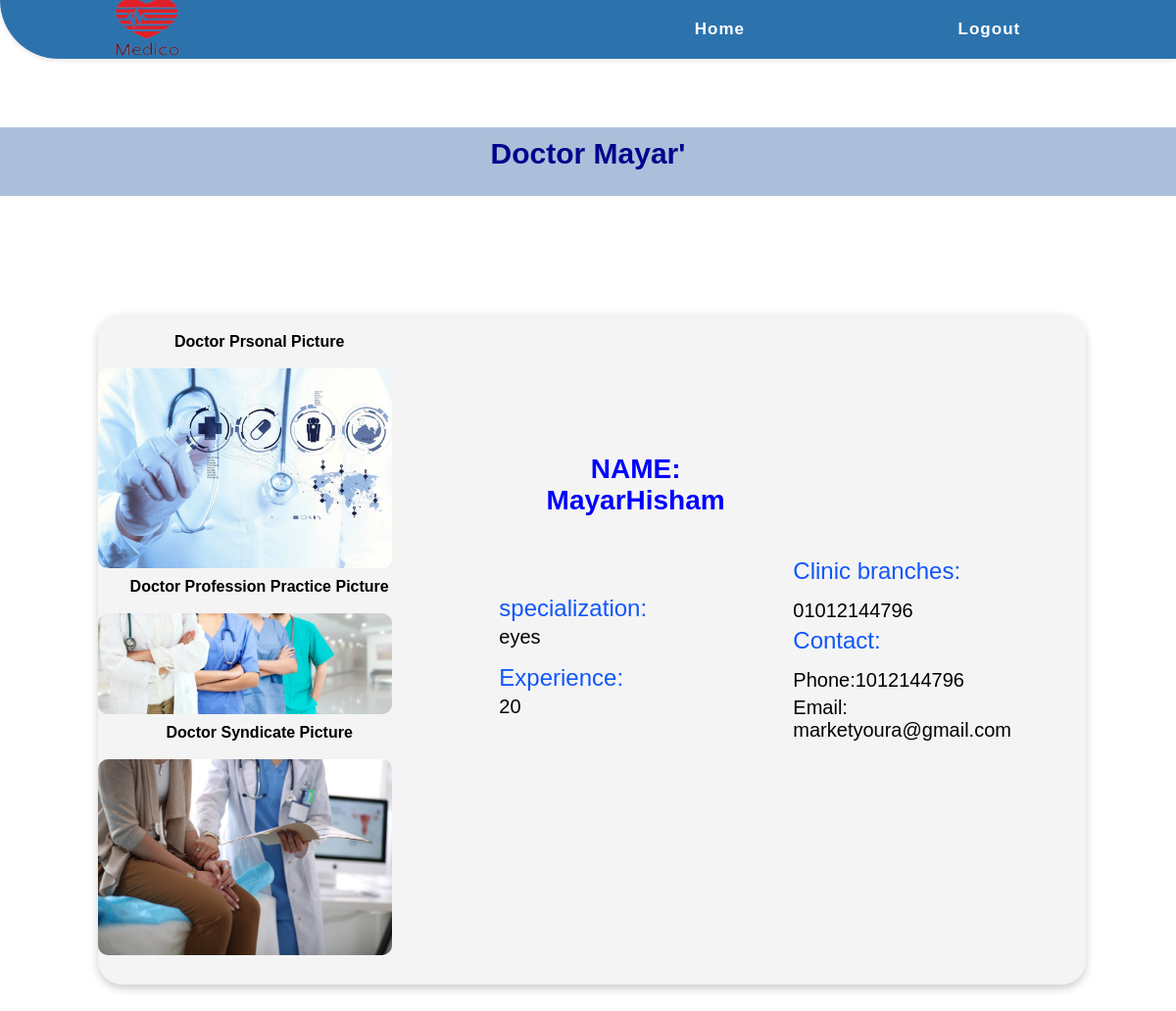
The page /admin/vieww_doctor_profile_from_admin.php?view=13 on the database its author committed.
### tables this page shows
CREATE TABLE `doctors` (
  `id` int(11) NOT NULL,
  `dfirst_name` varchar(255) NOT NULL,
  `dlast_name` varchar(255) NOT NULL,
  `date_of_birth` date NOT NULL,
  `profession_practice` mediumtext DEFAULT NULL,
  `years_of_exp` int(11) NOT NULL,
  `daddress` varchar(255) NOT NULL,
  `phone` int(11) NOT NULL,
  `doctor_syndicate` mediumtext DEFAULT NULL,
  `email` varchar(255) NOT NULL,
  `specialization` varchar(255) NOT NULL,
  `password` int(11) NOT NULL,
  `image` mediumtext DEFAULT NULL,
  `accepted` varchar(255) NOT NULL,
  `blocked` varchar(255) NOT NULL
);

### admin/vieww_doctor_profile_from_admin.php (the view, shortened to what this page needs)
<?php
include "../shared/conn.php";
if(isset($_GET['view'])){
    $view="SELECT * FROM `doctors` where id= '".$_GET['view']."'";
    $e = mysqli_query($connect , $view);
        $row = mysqli_fetch_assoc($e);
?>
<!DOCTYPE html>
<html lang="en">
<head>
    <link rel="stylesheet" href="../CSS/style.css">
    <link rel="stylesheet" href="../CSS/footer.css">
    <link rel="stylesheet" href="../CSS/The Electronic Medical History.css">
    <link rel="stylesheet" href="../CSS/edit_doctor_profile_from_admin.css">
</head>
<body>
    <nav>
        <div class="logo">
            <a href="#"><img src="../Images/Medico_Logo_2_Final-removebg-preview-1.png" height="100px" width="200px" alt="Medico Logo"></a>
        </div>
        <ul class="nav-links">
            <li><a href="./admin_home.php">Home</a></li>
            <li><a href="../shared/login.php?bbye='1'">Logout</a></li>
        </ul>
    </nav>
    <h1 class="h1_text" id="Requests">Doctor <?php echo $row['dfirst_name']; ?>'</h1>
    <div class="conent">
        <div class="card_doctor">
            <div class="image">
                <h4>Doctor Prsonal Picture</h4>
                <br>
            <img src="../upload/<?php echo $row['image'] ?>" alt="Doctor's photo">
            <h4>Doctor Profession Practice Picture</h4>
            <br>
            <img src="../upload/<?php echo $row['profession_practice'] ?>" alt="Doctor's photo">
            <h4>Doctor Syndicate Picture</h4>
            <br>
            <img src="../upload/<?php echo $row['doctor_syndicate'] ?>" alt="Doctor's photo">
            </div>
            <div class="details">
                <h2 style="text-align: center; margin-top: -100px; margin-bottom:80px; margin-right: 300px;">NAME:
                <?php   echo $row['dfirst_name']    .  $row['dlast_name']   ?>
                </h2>
                <p>specialization: <br> <span><?php   echo $row['specialization']  ?></span> </p>
                <p>Experience: <br> <span><?php   echo $row['years_of_exp']  ?></span> </p>
                <div class="uls">
                    <p>Clinic branches:</p>
                    <ul>
                        <li><?php   echo $row['daddress']  ?></li>
                    </ul>
                    <p>Contact:</p>
                    <ul>
                        <li>Phone:<?php   echo $row['phone']  ?></li>
                        <li>Email: <?php   echo $row['email']  ?></li>
                    </ul>
                </div>
            </div>
        </div>
    </div>
    <?php } ?>
</body>
</html>

### CSS/style.css (style rules this page uses)
* { padding: 0; margin: 0; box-sizing: border-box; font-family: 'Poppins', sans-serif; }
nav { display: flex; justify-content: space-between; align-items: center; background-color: #2c73ae; height: 60px; padding: 0 50px; box-shadow: 0px 2px 5px rgba(0, 0, 0, 0.1); border-bottom-left-radius: 60px; }
.nav-links { display: flex; justify-content: space-around; width: 50%; }
.nav-links li { list-style: none; }
.nav-links a { color: #ffffff; text-decoration: none; font-weight: bold; font-size: 17px; letter-spacing: 1px; }
.nav-links li { opacity: 1; transition: opacity 0.5s ease-in-out; margin: 10px 0; }
.h1_text { text-align: center; color: rgb(4, 4, 140); font-size: 30px; padding-top: 10px; font-weight: bold; margin-top: 70px; margin-bottom: 20px; background-color: #295aa063; height: 70px; }
.image { display: flex; flex-direction: column; align-items: center; }
.image img { width: 200px; height: 200px; object-fit: cover; margin-bottom: 10px; }

### CSS/footer.css (style rules this page uses)
body { min-height: 100vh; }
a { color: #253bbc; text-decoration: none; }
html { height: 100%; }
body { display: flex; flex-direction: column; min-height: 100%; }

### CSS/The Electronic Medical History.css (style rules this page uses)
* { margin: 0; padding: 0; box-sizing: border-box; }
body { font-family: Arial, sans-serif; }
.navbar h1, p { margin: 0; }
h2 { margin-right: 20px; font-size: 18px; margin: 0 70px 0 10px; }
span { color: blueviolet; font-size: 25px; }

### CSS/edit_doctor_profile_from_admin.css (style rules this page uses)
.card_doctor { min-width: 84%; height: max-content; display: flex; flex-wrap: wrap; justify-content: center; align-items: center; max-width: 600px; margin-top: 100px; margin-bottom: 100px; padding: 20px; box-shadow: 0 4px 8px rgba(0, 0, 0, 0.2); border-radius: 25px; margin-left: 100px; margin-right: 100px; background-color: #ededed97; }
.image { flex: 1; margin-right: 100px; }
.image img { width: 300px; height: auto; border-radius: 10px; margin-left: -30px; }
.details { flex: 2; text-align: left; }
.details h2 { font-size: 28px; margin-bottom: 10px; color: blue; margin: 0 0 20px 0; font-weight: bolder; }
.details p { font-size: 24px; margin-bottom: 5px; margin: 0 0 15px 0; color: rgb(16, 86, 251); }
.details ul { list-style: none; margin: 0; padding: 0; }
.details ul li { font-size: 20px; margin-bottom: 5px; }
span { font-size: 20px; margin-bottom: 5px; color: black; }
.uls { margin-top: -180px; margin-left: 300px; }

### rows shown on the page
doctors: dfirst_name "Mayar", image (picture), profession_practice (picture), doctor_syndicate (picture), dlast_name "Hisham", specialization "eyes", years_of_exp "20", daddress "01012144796", phone "1012144796", email "marketyoura@gmail.com"
